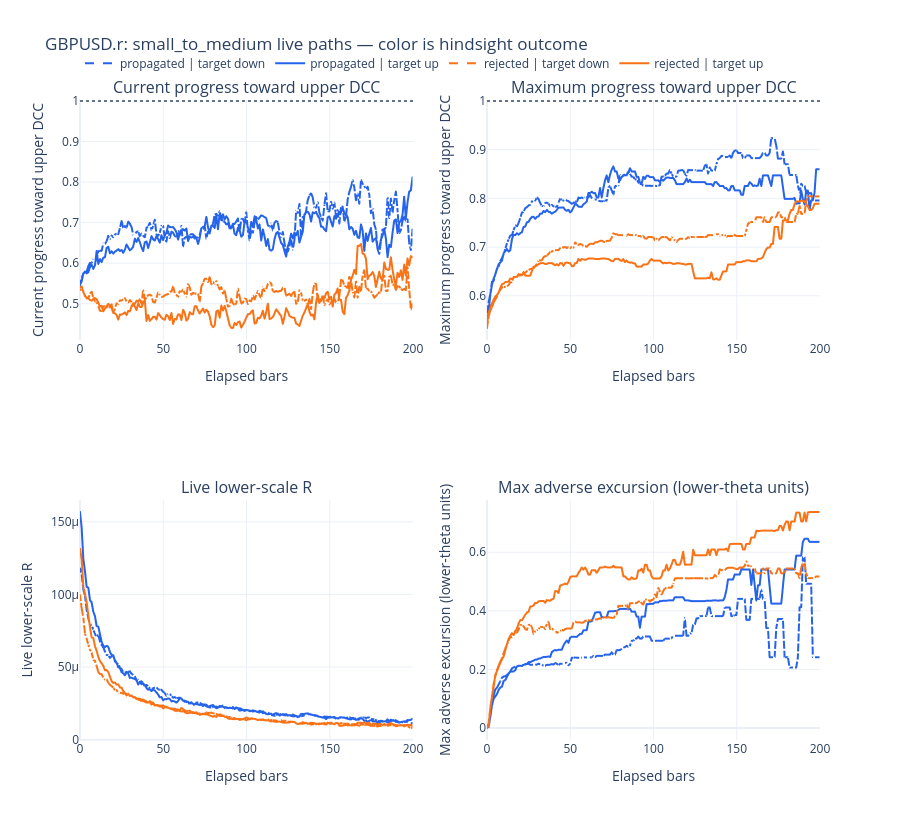
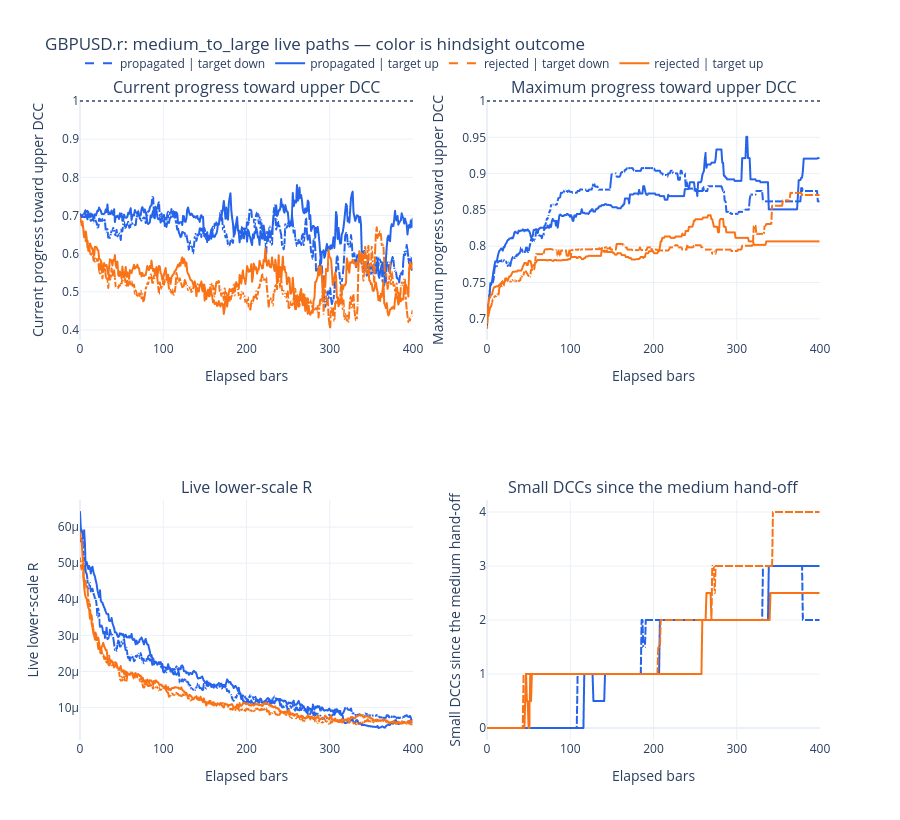

Notebook cell for these charts, in order:
### Markdown cell above
## Live Audit 3: survival-conditioned paths

Color denotes the later stage outcome and line style denotes the target direction. Every plotted y-value was available at its elapsed bar; the grouping color remains hindsight.

### Code cell
def plot_live_stage_trajectories(panel: pd.DataFrame, stage: Stage, max_elapsed_bars: int) -> go.Figure:
    # Stage 1's lower clock is small: nothing fires below it, so a nested-count panel would be flat.
    fourth_feature = (
        {"max_adverse_excursion_theta": "Max adverse excursion (lower-theta units)"}
        if stage == Stage.SMALL_TO_MEDIUM
        else {"sub_lower_dccs": "Small DCCs since the medium hand-off"}
    )
    features = {
        "target_progress": "Current progress toward upper DCC",
        "max_target_progress": "Maximum progress toward upper DCC",
        "lower_r_live": "Live lower-scale R",
        **fourth_feature,
    }
    selected = panel.loc[panel["stage"].eq(stage.value) & panel["elapsed_bars"].le(max_elapsed_bars)].copy()
    summary = selected.groupby(["elapsed_bars", "future_stage_outcome", "target_mode"], sort=True).agg(
        survivor_count=("lineage_id", "size"),
        **{f"{feature}_median": (feature, "median") for feature in features},
    ).reset_index()
    figure = make_subplots(rows=2, cols=2, subplot_titles=list(features.values()))
    colors = {AttemptOutcome.PROPAGATED.value: "#2563eb", AttemptOutcome.REJECTED.value: "#f97316"}
    dashes = {DcMode.UP.value: "solid", DcMode.DOWN.value: "dash"}

    for feature_number, (feature, label) in enumerate(features.items()):
        row_number = feature_number // 2 + 1
        column_number = feature_number % 2 + 1
        for (outcome, target_mode), group in summary.groupby(["future_stage_outcome", "target_mode"], sort=True):
            figure.add_trace(go.Scattergl(
                x=group["elapsed_bars"],
                y=group[f"{feature}_median"],
                mode="lines",
                name=f"{outcome} | target {target_mode}",
                legendgroup=f"{outcome}_{target_mode}",
                showlegend=feature_number == 0,
                line={"color": colors[outcome], "dash": dashes[target_mode], "width": 2},
                customdata=group[["survivor_count"]].to_numpy(),
                hovertemplate=(
                    "elapsed=%{x:.0f}<br>median=%{y:.4g}<br>"
                    "survivors=%{customdata[0]:,.0f}<extra></extra>"
                ),
            ), row=row_number, col=column_number)
        figure.update_xaxes(title_text="Elapsed bars", row=row_number, col=column_number)
        figure.update_yaxes(title_text=label, row=row_number, col=column_number)
        if feature in {"target_progress", "max_target_progress"}:
            figure.add_hline(y=1.0, line={"color": "#64748b", "dash": "dot"}, row=row_number, col=column_number)

    figure.update_layout(
        title=f"{SYMBOL}: {stage.value} live paths — color is hindsight outcome",
        template="plotly_white",
        height=820,
        hovermode="closest",
        legend={"orientation": "h", "y": 1.08, "x": 0.0},
    )
    return figure


plot_live_stage_trajectories(live_panel, Stage.SMALL_TO_MEDIUM, 200).show()
plot_live_stage_trajectories(live_panel, Stage.MEDIUM_TO_LARGE, 400).show()

### Figure 1 — Plotly figure (JSON) as saved in the notebook; plotly's stock layout.template omitted (floating-point values rounded to 4 significant figures; data arrays with more than 128 entries replaced by an {"elided": "..."} marker saying what was removed)
{"data": [{"customdata": {"elided": "201x1 int values"}, "hovertemplate": "elapsed=%{x:.0f}<br>median=%{y:.4g}<br>survivors=%{customdata[0]:,.0f}<extra></extra>", "legendgroup": "propagated_down", "line": {"color": "#2563eb", "dash": "dash", "width": 2}, "mode": "lines", "name": "propagated | target down", "showlegend": true, "type": "scattergl", "x": {"elided": "201 int values"}, "xaxis": "x", "y": {"elided": "201 float values"}, "yaxis": "y"}, {"customdata": {"elided": "201x1 int values"}, "hovertemplate": "elapsed=%{x:.0f}<br>median=%{y:.4g}<br>survivors=%{customdata[0]:,.0f}<extra></extra>", "legendgroup": "propagated_up", "line": {"color": "#2563eb", "dash": "solid", "width": 2}, "mode": "lines", "name": "propagated | target up", "showlegend": true, "type": "scattergl", "x": {"elided": "201 int values"}, "xaxis": "x", "y": {"elided": "201 float values"}, "yaxis": "y"}, {"customdata": {"elided": "201x1 int values"}, "hovertemplate": "elapsed=%{x:.0f}<br>median=%{y:.4g}<br>survivors=%{customdata[0]:,.0f}<extra></extra>", "legendgroup": "rejected_down", "line": {"color": "#f97316", "dash": "dash", "width": 2}, "mode": "lines", "name": "rejected | target down", "showlegend": true, "type": "scattergl", "x": {"elided": "201 int values"}, "xaxis": "x", "y": {"elided": "201 float values"}, "yaxis": "y"}, {"customdata": {"elided": "201x1 int values"}, "hovertemplate": "elapsed=%{x:.0f}<br>median=%{y:.4g}<br>survivors=%{customdata[0]:,.0f}<extra></extra>", "legendgroup": "rejected_up", "line": {"color": "#f97316", "dash": "solid", "width": 2}, "mode": "lines", "name": "rejected | target up", "showlegend": true, "type": "scattergl", "x": {"elided": "201 int values"}, "xaxis": "x", "y": {"elided": "201 float values"}, "yaxis": "y"}, {"customdata": {"elided": "201x1 int values"}, "hovertemplate": "elapsed=%{x:.0f}<br>median=%{y:.4g}<br>survivors=%{customdata[0]:,.0f}<extra></extra>", "legendgroup": "propagated_down", "line": {"color": "#2563eb", "dash": "dash", "width": 2}, "mode": "lines", "name": "propagated | target down", "showlegend": false, "type": "scattergl", "x": {"elided": "201 int values"}, "xaxis": "x2", "y": {"elided": "201 float values"}, "yaxis": "y2"}, {"customdata": {"elided": "201x1 int values"}, "hovertemplate": "elapsed=%{x:.0f}<br>median=%{y:.4g}<br>survivors=%{customdata[0]:,.0f}<extra></extra>", "legendgroup": "propagated_up", "line": {"color": "#2563eb", "dash": "solid", "width": 2}, "mode": "lines", "name": "propagated | target up", "showlegend": false, "type": "scattergl", "x": {"elided": "201 int values"}, "xaxis": "x2", "y": {"elided": "201 float values"}, "yaxis": "y2"}, {"customdata": {"elided": "201x1 int values"}, "hovertemplate": "elapsed=%{x:.0f}<br>median=%{y:.4g}<br>survivors=%{customdata[0]:,.0f}<extra></extra>", "legendgroup": "rejected_down", "line": {"color": "#f97316", "dash": "dash", "width": 2}, "mode": "lines", "name": "rejected | target down", "showlegend": false, "type": "scattergl", "x": {"elided": "201 int values"}, "xaxis": "x2", "y": {"elided": "201 float values"}, "yaxis": "y2"}, {"customdata": {"elided": "201x1 int values"}, "hovertemplate": "elapsed=%{x:.0f}<br>median=%{y:.4g}<br>survivors=%{customdata[0]:,.0f}<extra></extra>", "legendgroup": "rejected_up", "line": {"color": "#f97316", "dash": "solid", "width": 2}, "mode": "lines", "name": "rejected | target up", "showlegend": false, "type": "scattergl", "x": {"elided": "201 int values"}, "xaxis": "x2", "y": {"elided": "201 float values"}, "yaxis": "y2"}, {"customdata": {"elided": "201x1 int values"}, "hovertemplate": "elapsed=%{x:.0f}<br>median=%{y:.4g}<br>survivors=%{customdata[0]:,.0f}<extra></extra>", "legendgroup": "propagated_down", "line": {"color": "#2563eb", "dash": "dash", "width": 2}, "mode": "lines", "name": "propagated | target down", "showlegend": false, "type": "scattergl", "x": {"elided": "201 int values"}, "xaxis": "x3", "y": {"elided": "201 float values"}, "yaxis": "y3"}, {"customdata": {"elided": "201x1 int values"}, "hovertemplate": "elapsed=%{x:.0f}<br>median=%{y:.4g}<br>survivors=%{customdata[0]:,.0f}<extra></extra>", "legendgroup": "propagated_up", "line": {"color": "#2563eb", "dash": "solid", "width": 2}, "mode": "lines", "name": "propagated | target up", "showlegend": false, "type": "scattergl", "x": {"elided": "201 int values"}, "xaxis": "x3", "y": {"elided": "201 float values"}, "yaxis": "y3"}, {"customdata": {"elided": "201x1 int values"}, "hovertemplate": "elapsed=%{x:.0f}<br>median=%{y:.4g}<br>survivors=%{customdata[0]:,.0f}<extra></extra>", "legendgroup": "rejected_down", "line": {"color": "#f97316", "dash": "dash", "width": 2}, "mode": "lines", "name": "rejected | target down", "showlegend": false, "type": "scattergl", "x": {"elided": "201 int values"}, "xaxis": "x3", "y": {"elided": "201 float values"}, "yaxis": "y3"}, {"customdata": {"elided": "201x1 int values"}, "hovertemplate": "elapsed=%{x:.0f}<br>median=%{y:.4g}<br>survivors=%{customdata[0]:,.0f}<extra></extra>", "legendgroup": "rejected_up", "line": {"color": "#f97316", "dash": "solid", "width": 2}, "mode": "lines", "name": "rejected | target up", "showlegend": false, "type": "scattergl", "x": {"elided": "201 int values"}, "xaxis": "x3", "y": {"elided": "201 float values"}, "yaxis": "y3"}, {"customdata": {"elided": "201x1 int values"}, "hovertemplate": "elapsed=%{x:.0f}<br>median=%{y:.4g}<br>survivors=%{customdata[0]:,.0f}<extra></extra>", "legendgroup": "propagated_down", "line": {"color": "#2563eb", "dash": "dash", "width": 2}, "mode": "lines", "name": "propagated | target down", "showlegend": false, "type": "scattergl", "x": {"elided": "201 int values"}, "xaxis": "x4", "y": {"elided": "201 float values"}, "yaxis": "y4"}, {"customdata": {"elided": "201x1 int values"}, "hovertemplate": "elapsed=%{x:.0f}<br>median=%{y:.4g}<br>survivors=%{customdata[0]:,.0f}<extra></extra>", "legendgroup": "propagated_up", "line": {"color": "#2563eb", "dash": "solid", "width": 2}, "mode": "lines", "name": "propagated | target up", "showlegend": false, "type": "scattergl", "x": {"elided": "201 int values"}, "xaxis": "x4", "y": {"elided": "201 float values"}, "yaxis": "y4"}, {"customdata": {"elided": "201x1 int values"}, "hovertemplate": "elapsed=%{x:.0f}<br>median=%{y:.4g}<br>survivors=%{customdata[0]:,.0f}<extra></extra>", "legendgroup": "rejected_down", "line": {"color": "#f97316", "dash": "dash", "width": 2}, "mode": "lines", "name": "rejected | target down", "showlegend": false, "type": "scattergl", "x": {"elided": "201 int values"}, "xaxis": "x4", "y": {"elided": "201 float values"}, "yaxis": "y4"}, {"customdata": {"elided": "201x1 int values"}, "hovertemplate": "elapsed=%{x:.0f}<br>median=%{y:.4g}<br>survivors=%{customdata[0]:,.0f}<extra></extra>", "legendgroup": "rejected_up", "line": {"color": "#f97316", "dash": "solid", "width": 2}, "mode": "lines", "name": "rejected | target up", "showlegend": false, "type": "scattergl", "x": {"elided": "201 int values"}, "xaxis": "x4", "y": {"elided": "201 float values"}, "yaxis": "y4"}], "layout": {"annotations": [{"font": {"size": 16}, "showarrow": false, "text": "Current progress toward upper DCC", "x": 0.225, "xanchor": "center", "xref": "paper", "y": 1.0, "yanchor": "bottom", "yref": "paper"}, {"font": {"size": 16}, "showarrow": false, "text": "Maximum progress toward upper DCC", "x": 0.775, "xanchor": "center", "xref": "paper", "y": 1.0, "yanchor": "bottom", "yref": "paper"}, {"font": {"size": 16}, "showarrow": false, "text": "Live lower-scale R", "x": 0.225, "xanchor": "center", "xref": "paper", "y": 0.375, "yanchor": "bottom", "yref": "paper"}, {"font": {"size": 16}, "showarrow": false, "text": "Max adverse excursion (lower-theta units)", "x": 0.775, "xanchor": "center", "xref": "paper", "y": 0.375, "yanchor": "bottom", "yref": "paper"}], "height": 820, "hovermode": "closest", "legend": {"orientation": "h", "x": 0.0, "y": 1.08}, "shapes": [{"line": {"color": "#64748b", "dash": "dot"}, "type": "line", "x0": 0, "x1": 1, "xref": "x domain", "y0": 1.0, "y1": 1.0, "yref": "y"}, {"line": {"color": "#64748b", "dash": "dot"}, "type": "line", "x0": 0, "x1": 1, "xref": "x2 domain", "y0": 1.0, "y1": 1.0, "yref": "y2"}], "title": {"text": "GBPUSD.r: small_to_medium live paths — color is hindsight outcome"}, "xaxis": {"anchor": "y", "domain": [0.0, 0.45], "title": {"text": "Elapsed bars"}}, "xaxis2": {"anchor": "y2", "domain": [0.55, 1.0], "title": {"text": "Elapsed bars"}}, "xaxis3": {"anchor": "y3", "domain": [0.0, 0.45], "title": {"text": "Elapsed bars"}}, "xaxis4": {"anchor": "y4", "domain": [0.55, 1.0], "title": {"text": "Elapsed bars"}}, "yaxis": {"anchor": "x", "domain": [0.625, 1.0], "title": {"text": "Current progress toward upper DCC"}}, "yaxis2": {"anchor": "x2", "domain": [0.625, 1.0], "title": {"text": "Maximum progress toward upper DCC"}}, "yaxis3": {"anchor": "x3", "domain": [0.0, 0.375], "title": {"text": "Live lower-scale R"}}, "yaxis4": {"anchor": "x4", "domain": [0.0, 0.375], "title": {"text": "Max adverse excursion (lower-theta units)"}}}}

### Figure 2 — Plotly figure (JSON) as saved in the notebook; plotly's stock layout.template omitted (floating-point values rounded to 4 significant figures; data arrays with more than 128 entries replaced by an {"elided": "..."} marker saying what was removed)
{"data": [{"customdata": {"elided": "401x1 int values"}, "hovertemplate": "elapsed=%{x:.0f}<br>median=%{y:.4g}<br>survivors=%{customdata[0]:,.0f}<extra></extra>", "legendgroup": "propagated_down", "line": {"color": "#2563eb", "dash": "dash", "width": 2}, "mode": "lines", "name": "propagated | target down", "showlegend": true, "type": "scattergl", "x": {"elided": "401 int values"}, "xaxis": "x", "y": {"elided": "401 float values"}, "yaxis": "y"}, {"customdata": {"elided": "401x1 int values"}, "hovertemplate": "elapsed=%{x:.0f}<br>median=%{y:.4g}<br>survivors=%{customdata[0]:,.0f}<extra></extra>", "legendgroup": "propagated_up", "line": {"color": "#2563eb", "dash": "solid", "width": 2}, "mode": "lines", "name": "propagated | target up", "showlegend": true, "type": "scattergl", "x": {"elided": "401 int values"}, "xaxis": "x", "y": {"elided": "401 float values"}, "yaxis": "y"}, {"customdata": {"elided": "401x1 int values"}, "hovertemplate": "elapsed=%{x:.0f}<br>median=%{y:.4g}<br>survivors=%{customdata[0]:,.0f}<extra></extra>", "legendgroup": "rejected_down", "line": {"color": "#f97316", "dash": "dash", "width": 2}, "mode": "lines", "name": "rejected | target down", "showlegend": true, "type": "scattergl", "x": {"elided": "401 int values"}, "xaxis": "x", "y": {"elided": "401 float values"}, "yaxis": "y"}, {"customdata": {"elided": "401x1 int values"}, "hovertemplate": "elapsed=%{x:.0f}<br>median=%{y:.4g}<br>survivors=%{customdata[0]:,.0f}<extra></extra>", "legendgroup": "rejected_up", "line": {"color": "#f97316", "dash": "solid", "width": 2}, "mode": "lines", "name": "rejected | target up", "showlegend": true, "type": "scattergl", "x": {"elided": "401 int values"}, "xaxis": "x", "y": {"elided": "401 float values"}, "yaxis": "y"}, {"customdata": {"elided": "401x1 int values"}, "hovertemplate": "elapsed=%{x:.0f}<br>median=%{y:.4g}<br>survivors=%{customdata[0]:,.0f}<extra></extra>", "legendgroup": "propagated_down", "line": {"color": "#2563eb", "dash": "dash", "width": 2}, "mode": "lines", "name": "propagated | target down", "showlegend": false, "type": "scattergl", "x": {"elided": "401 int values"}, "xaxis": "x2", "y": {"elided": "401 float values"}, "yaxis": "y2"}, {"customdata": {"elided": "401x1 int values"}, "hovertemplate": "elapsed=%{x:.0f}<br>median=%{y:.4g}<br>survivors=%{customdata[0]:,.0f}<extra></extra>", "legendgroup": "propagated_up", "line": {"color": "#2563eb", "dash": "solid", "width": 2}, "mode": "lines", "name": "propagated | target up", "showlegend": false, "type": "scattergl", "x": {"elided": "401 int values"}, "xaxis": "x2", "y": {"elided": "401 float values"}, "yaxis": "y2"}, {"customdata": {"elided": "401x1 int values"}, "hovertemplate": "elapsed=%{x:.0f}<br>median=%{y:.4g}<br>survivors=%{customdata[0]:,.0f}<extra></extra>", "legendgroup": "rejected_down", "line": {"color": "#f97316", "dash": "dash", "width": 2}, "mode": "lines", "name": "rejected | target down", "showlegend": false, "type": "scattergl", "x": {"elided": "401 int values"}, "xaxis": "x2", "y": {"elided": "401 float values"}, "yaxis": "y2"}, {"customdata": {"elided": "401x1 int values"}, "hovertemplate": "elapsed=%{x:.0f}<br>median=%{y:.4g}<br>survivors=%{customdata[0]:,.0f}<extra></extra>", "legendgroup": "rejected_up", "line": {"color": "#f97316", "dash": "solid", "width": 2}, "mode": "lines", "name": "rejected | target up", "showlegend": false, "type": "scattergl", "x": {"elided": "401 int values"}, "xaxis": "x2", "y": {"elided": "401 float values"}, "yaxis": "y2"}, {"customdata": {"elided": "401x1 int values"}, "hovertemplate": "elapsed=%{x:.0f}<br>median=%{y:.4g}<br>survivors=%{customdata[0]:,.0f}<extra></extra>", "legendgroup": "propagated_down", "line": {"color": "#2563eb", "dash": "dash", "width": 2}, "mode": "lines", "name": "propagated | target down", "showlegend": false, "type": "scattergl", "x": {"elided": "401 int values"}, "xaxis": "x3", "y": {"elided": "401 float values"}, "yaxis": "y3"}, {"customdata": {"elided": "401x1 int values"}, "hovertemplate": "elapsed=%{x:.0f}<br>median=%{y:.4g}<br>survivors=%{customdata[0]:,.0f}<extra></extra>", "legendgroup": "propagated_up", "line": {"color": "#2563eb", "dash": "solid", "width": 2}, "mode": "lines", "name": "propagated | target up", "showlegend": false, "type": "scattergl", "x": {"elided": "401 int values"}, "xaxis": "x3", "y": {"elided": "401 float values"}, "yaxis": "y3"}, {"customdata": {"elided": "401x1 int values"}, "hovertemplate": "elapsed=%{x:.0f}<br>median=%{y:.4g}<br>survivors=%{customdata[0]:,.0f}<extra></extra>", "legendgroup": "rejected_down", "line": {"color": "#f97316", "dash": "dash", "width": 2}, "mode": "lines", "name": "rejected | target down", "showlegend": false, "type": "scattergl", "x": {"elided": "401 int values"}, "xaxis": "x3", "y": {"elided": "401 float values"}, "yaxis": "y3"}, {"customdata": {"elided": "401x1 int values"}, "hovertemplate": "elapsed=%{x:.0f}<br>median=%{y:.4g}<br>survivors=%{customdata[0]:,.0f}<extra></extra>", "legendgroup": "rejected_up", "line": {"color": "#f97316", "dash": "solid", "width": 2}, "mode": "lines", "name": "rejected | target up", "showlegend": false, "type": "scattergl", "x": {"elided": "401 int values"}, "xaxis": "x3", "y": {"elided": "401 float values"}, "yaxis": "y3"}, {"customdata": {"elided": "401x1 int values"}, "hovertemplate": "elapsed=%{x:.0f}<br>median=%{y:.4g}<br>survivors=%{customdata[0]:,.0f}<extra></extra>", "legendgroup": "propagated_down", "line": {"color": "#2563eb", "dash": "dash", "width": 2}, "mode": "lines", "name": "propagated | target down", "showlegend": false, "type": "scattergl", "x": {"elided": "401 int values"}, "xaxis": "x4", "y": {"elided": "401 float values"}, "yaxis": "y4"}, {"customdata": {"elided": "401x1 int values"}, "hovertemplate": "elapsed=%{x:.0f}<br>median=%{y:.4g}<br>survivors=%{customdata[0]:,.0f}<extra></extra>", "legendgroup": "propagated_up", "line": {"color": "#2563eb", "dash": "solid", "width": 2}, "mode": "lines", "name": "propagated | target up", "showlegend": false, "type": "scattergl", "x": {"elided": "401 int values"}, "xaxis": "x4", "y": {"elided": "401 float values"}, "yaxis": "y4"}, {"customdata": {"elided": "401x1 int values"}, "hovertemplate": "elapsed=%{x:.0f}<br>median=%{y:.4g}<br>survivors=%{customdata[0]:,.0f}<extra></extra>", "legendgroup": "rejected_down", "line": {"color": "#f97316", "dash": "dash", "width": 2}, "mode": "lines", "name": "rejected | target down", "showlegend": false, "type": "scattergl", "x": {"elided": "401 int values"}, "xaxis": "x4", "y": {"elided": "401 float values"}, "yaxis": "y4"}, {"customdata": {"elided": "401x1 int values"}, "hovertemplate": "elapsed=%{x:.0f}<br>median=%{y:.4g}<br>survivors=%{customdata[0]:,.0f}<extra></extra>", "legendgroup": "rejected_up", "line": {"color": "#f97316", "dash": "solid", "width": 2}, "mode": "lines", "name": "rejected | target up", "showlegend": false, "type": "scattergl", "x": {"elided": "401 int values"}, "xaxis": "x4", "y": {"elided": "401 float values"}, "yaxis": "y4"}], "layout": {"annotations": [{"font": {"size": 16}, "showarrow": false, "text": "Current progress toward upper DCC", "x": 0.225, "xanchor": "center", "xref": "paper", "y": 1.0, "yanchor": "bottom", "yref": "paper"}, {"font": {"size": 16}, "showarrow": false, "text": "Maximum progress toward upper DCC", "x": 0.775, "xanchor": "center", "xref": "paper", "y": 1.0, "yanchor": "bottom", "yref": "paper"}, {"font": {"size": 16}, "showarrow": false, "text": "Live lower-scale R", "x": 0.225, "xanchor": "center", "xref": "paper", "y": 0.375, "yanchor": "bottom", "yref": "paper"}, {"font": {"size": 16}, "showarrow": false, "text": "Small DCCs since the medium hand-off", "x": 0.775, "xanchor": "center", "xref": "paper", "y": 0.375, "yanchor": "bottom", "yref": "paper"}], "height": 820, "hovermode": "closest", "legend": {"orientation": "h", "x": 0.0, "y": 1.08}, "shapes": [{"line": {"color": "#64748b", "dash": "dot"}, "type": "line", "x0": 0, "x1": 1, "xref": "x domain", "y0": 1.0, "y1": 1.0, "yref": "y"}, {"line": {"color": "#64748b", "dash": "dot"}, "type": "line", "x0": 0, "x1": 1, "xref": "x2 domain", "y0": 1.0, "y1": 1.0, "yref": "y2"}], "title": {"text": "GBPUSD.r: medium_to_large live paths — color is hindsight outcome"}, "xaxis": {"anchor": "y", "domain": [0.0, 0.45], "title": {"text": "Elapsed bars"}}, "xaxis2": {"anchor": "y2", "domain": [0.55, 1.0], "title": {"text": "Elapsed bars"}}, "xaxis3": {"anchor": "y3", "domain": [0.0, 0.45], "title": {"text": "Elapsed bars"}}, "xaxis4": {"anchor": "y4", "domain": [0.55, 1.0], "title": {"text": "Elapsed bars"}}, "yaxis": {"anchor": "x", "domain": [0.625, 1.0], "title": {"text": "Current progress toward upper DCC"}}, "yaxis2": {"anchor": "x2", "domain": [0.625, 1.0], "title": {"text": "Maximum progress toward upper DCC"}}, "yaxis3": {"anchor": "x3", "domain": [0.0, 0.375], "title": {"text": "Live lower-scale R"}}, "yaxis4": {"anchor": "x4", "domain": [0.0, 0.375], "title": {"text": "Small DCCs since the medium hand-off"}}}}
